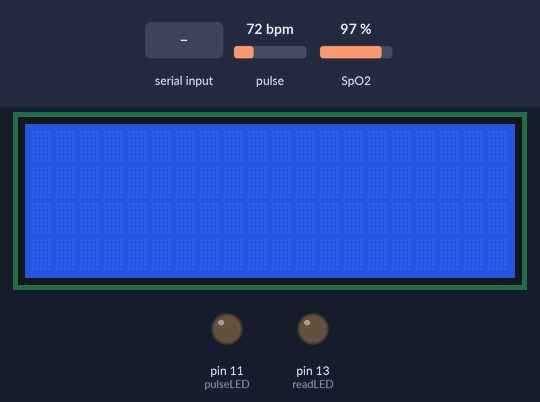
The sketch below on a simulated Arduino Uno, built with avr-gcc and run on an emulated ATmega328P. On the bench: 20×4 character LCD, output pins drawn as LEDs (lit = HIGH). Dashed ring = blinking. The test bench sets the inputs (shaded band); at power-on: pulse 72 bpm, SpO2 97 %. What the sketch prints to the serial monitor is not drawn.

Above: at 1.0 s.
1.1 s: "1" received over Serial
At 2.5 s:
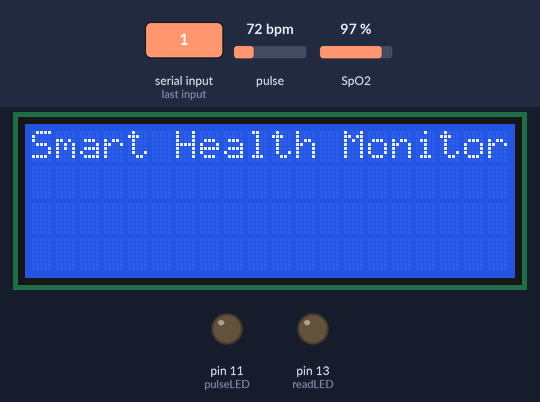
5.6 s: pulse set to 98 bpm
At 6.2 s:
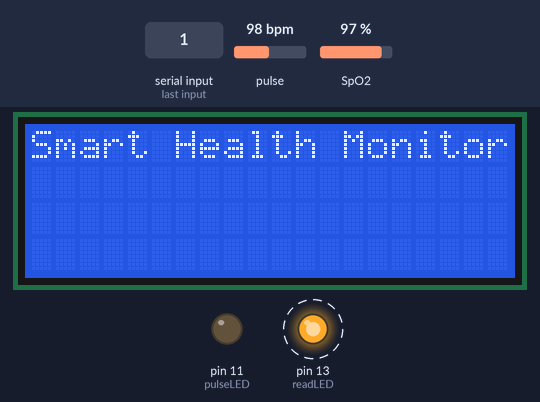
8.6 s: pulse set to 102 bpm
11.6 s: SpO2 set to 100 %
20.6 s: SpO2 set to 80 %
Timing chart, 0 to 71.1 s (numbered marks = the images above; inputs shaded):
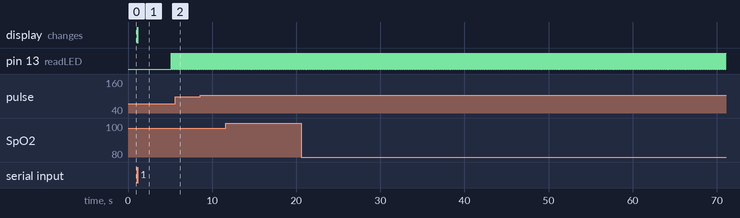

Measured:
- after the input at 1.1 s, pin 13 (readLED): alternates HIGH for 0.04 s and LOW for 0.04 s, starting after 4.0 s; the display: changes at once (image 1)

The sketch:

Example8_SPO2.ino
```cpp
#include <Wire.h>
#include "MAX30105.h"
#include "spo2_algorithm.h"
#include <LiquidCrystal.h>
LiquidCrystal lcd(2,3,4,5,6,7);

MAX30105 particleSensor;

#define MAX_BRIGHTNESS 255

#if defined(__AVR_ATmega328P__) || defined(__AVR_ATmega168__)

uint16_t irBuffer[100];
uint16_t redBuffer[100];
#else
uint32_t irBuffer[100];
uint32_t redBuffer[100];
#endif

int32_t bufferLength;
int32_t spo2;
int8_t validSPO2;
int32_t heartRate;
int8_t validHeartRate;

byte pulseLED = 11;
byte readLED = 13;

void setup()
{
  Serial.begin(115200);
  lcd.begin(20,4);

  pinMode(pulseLED, OUTPUT);
  pinMode(readLED, OUTPUT);


  if (!particleSensor.begin(Wire, I2C_SPEED_FAST))
  {
    Serial.println(F("MAX30105 was not found. Please check wiring/power."));
    while (1);
  }

  Serial.println(F("Attach sensor to finger with rubber band. Press any key to start conversion"));
  while (Serial.available() == 0) ;
  Serial.read();

  byte ledBrightness = 60;
  byte sampleAverage = 4;
  byte ledMode = 2;
  byte sampleRate = 100;
  int pulseWidth = 411;
  int adcRange = 4096;
  particleSensor.setup(ledBrightness, sampleAverage, ledMode, sampleRate, pulseWidth, adcRange);
}

void loop()
{
  lcd.setCursor(0,0);
  lcd.print("Smart Health Monitor");
  bufferLength = 100;
  for (byte i = 0 ; i < bufferLength ; i++)
  {
    while (particleSensor.available() == false)
      particleSensor.check();
    redBuffer[i] = particleSensor.getRed();
    irBuffer[i] = particleSensor.getIR();
    particleSensor.nextSample();
    Serial.print(F("red="));
    Serial.print(redBuffer[i], DEC);
    Serial.print(F(", ir="));
    Serial.println(irBuffer[i], DEC);
  }

  //calculate heart rate and SpO2 after first 100 samples (first 4 seconds of samples)
  maxim_heart_rate_and_oxygen_saturation(irBuffer, bufferLength, redBuffer, &spo2, &validSPO2, &heartRate, &validHeartRate);

  //Continuously taking samples from MAX30102.  Heart rate and SpO2 are calculated every 1 second
  while (1)
  {
    //dumping the first 25 sets of samples in the memory and shift the last 75 sets of samples to the top
    for (byte i = 25; i < 100; i++)
    {
      redBuffer[i - 25] = redBuffer[i];
      irBuffer[i - 25] = irBuffer[i];
    }

    //take 25 sets of samples before calculating the heart rate.
    for (byte i = 75; i < 100; i++)
    {
      while (particleSensor.available() == false) //do we have new data?
        particleSensor.check(); //Check the sensor for new data

      digitalWrite(readLED, !digitalRead(readLED)); //Blink onboard LED with every data read

      redBuffer[i] = particleSensor.getRed();
      irBuffer[i] = particleSensor.getIR();
      particleSensor.nextSample(); //We're finished with this sample so move to next sample

      //send samples and calculation result to terminal program through UART
      Serial.print(F("red="));
      Serial.print(redBuffer[i], DEC);
      lcd.setCursor(0,1);
      lcd.print("Heartrate :");
      lcd.print(redBuffer[i]);
      Serial.print(F(", ir="));
      Serial.print(irBuffer[i], DEC);
      lcd.setCursor(0,2);
      lcd.print("Heartrate :");
      lcd.print(irBuffer[i]);

      Serial.print(F(", HR="));
      Serial.print(heartRate, DEC);


      Serial.print(F(", HRvalid="));
      Serial.print(validHeartRate, DEC);

      Serial.print(F(", SPO2="));
      Serial.print(spo2, DEC);


      Serial.print(F(", SPO2Valid="));
      Serial.println(validSPO2, DEC);
    }

     maxim_heart_rate_and_oxygen_saturation(irBuffer, bufferLength, redBuffer, &spo2, &validSPO2, &heartRate, &validHeartRate);
  }
}
```

License.ino
```cpp
// (licence header left out)

```
